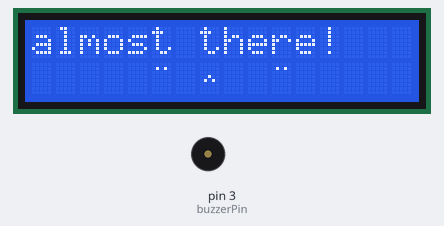
A sketch run on a simulated Arduino Uno, built with avr-gcc and run on an emulated ATmega328P. Parts: 16×2 character LCD, buzzer (waves = sounding). Random numbers use the default seed unless the sketch sets one.

Above: at 0.1 s.
At 10.4 s:
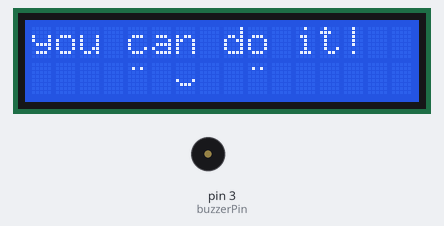
At 20.4 s:
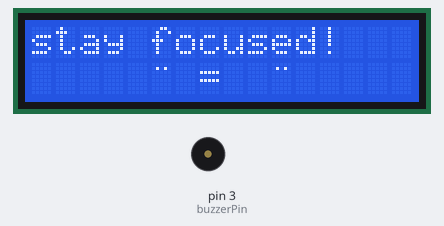
At 38.4 s:
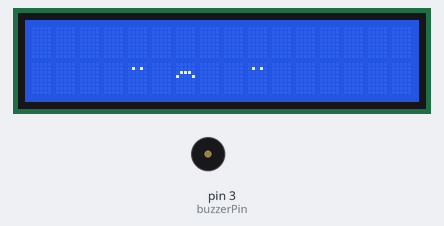
Timing chart, 0 to 39.9 s (numbered marks = the images above):
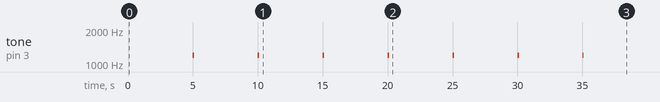

Measured:
- by itself, tone on pin 3 (buzzerPin): alternates 1200 Hz for 0.10 s and silent for 4.9 s
- what the display in image 1 shows lasts 2.1 s, from 10.0 s to 12.1 s

The sketch:

Ardunino_Code_ZeroDrift.ino
```cpp
#include <LiquidCrystal.h>
LiquidCrystal lcd(9, 8, 4, 5, 6, 7);

const int buzzerPin = 3;

// timing
unsigned long lastBlink = 0;
bool blinking = false;

unsigned long lastSwitch = 0;
bool motivateMode = true;

// animation
int eyeOffset = 0;

// current state
int currentFace = 0;
String currentMessage = "";

// ---------------- CUSTOM CHARS ----------------

// eyes
byte eyeOpen[8] = {
  B00000,B01010,B00000,B00000,B00000,B00000,B00000,B00000
};

byte eyeClosed[8] = {
  B00000,B00000,B11111,B00000,B00000,B00000,B00000,B00000
};

// mouths
byte happy[8] = {
  B00000,B00000,B00000,B00000,B10001,B01110,B00000,B00000
};

byte neutral[8] = {
  B00000,B00000,B00000,B00000,B11111,B00000,B00000,B00000
};

byte sad[8] = {
  B00000,B00000,B01110,B10001,B00000,B00000,B00000,B00000
};

byte determined[8] = {
  B00000,B00000,B11111,B00000,B11111,B00000,B00000,B00000
};

byte sleepy[8] = {
  B00000,B00000,B00000,B00100,B01010,B00000,B00000,B00000
};

// ---------------- SETUP ----------------
void setup() {
  lcd.begin(16, 2);
  pinMode(buzzerPin, OUTPUT);

  lcd.createChar(0, eyeOpen);
  lcd.createChar(1, eyeClosed);
  lcd.createChar(2, happy);
  lcd.createChar(3, neutral);
  lcd.createChar(4, sad);
  lcd.createChar(5, determined);
  lcd.createChar(6, sleepy);

  randomSeed(analogRead(A0));

  pickNewState();
}

// ---------------- LOOP ----------------
void loop() {
  handleSwitch();
  handleBlink();
  animateEyes();
  drawDisplay();
}

// ---------------- STATE SWITCH ----------------
void handleSwitch() {
  if (millis() - lastSwitch > 5000) {
    motivateMode = !motivateMode;
    lastSwitch = millis();

    pickNewState();

    tone(buzzerPin, 1200, 100);
  }
}

// ---------------- PICK RANDOM ----------------
void pickNewState() {
  // random face
  currentFace = random(0, 5);

  // random message
  int m = random(0, 4);
  if (m == 0) currentMessage = "you can do it!";
  if (m == 1) currentMessage = "stay focused!";
  if (m == 2) currentMessage = "keep going!";
  if (m == 3) currentMessage = "almost there!";
}

// ---------------- BLINK ----------------
void handleBlink() {
  if (millis() - lastBlink > 2000) {
    blinking = true;
    lastBlink = millis();
  }

  if (blinking && millis() - lastBlink > 200) {
    blinking = false;
  }
}

// ---------------- SUBTLE ANIMATION ----------------
void animateEyes() {
  // randomly shift eyes slightly every ~1 sec
  static unsigned long lastMove = 0;

  if (millis() - lastMove > 10000) {
    eyeOffset = random(-1, 2); // -1, 0, or 1
    lastMove = millis();
  }
}

// ---------------- DRAW ----------------
void drawDisplay() {
  byte eyeChar = blinking ? 1 : 0;

  // -------- TOP ROW --------
  lcd.setCursor(0, 0);

  if (motivateMode) {
    lcd.print(currentMessage);
  } else {
    lcd.print("                ");
  }

  // -------- BOTTOM ROW --------
  lcd.setCursor(0, 1);
  lcd.print("                ");

  int leftEye = 5 + eyeOffset;
  int rightEye = 10 + eyeOffset;

  // eyes
  lcd.setCursor(leftEye, 1);
  lcd.write(byte(eyeChar));

  lcd.setCursor(rightEye, 1);
  lcd.write(byte(eyeChar));

  // mouth
  lcd.setCursor(7 + eyeOffset, 1);

  if (currentFace == 0) lcd.write(byte(2)); // happy
  if (currentFace == 1) lcd.write(byte(3)); // neutral
  if (currentFace == 2) lcd.write(byte(4)); // sad
  if (currentFace == 3) lcd.write(byte(5)); // determined
  if (currentFace == 4) lcd.write(byte(6)); // sleepy
}
```
